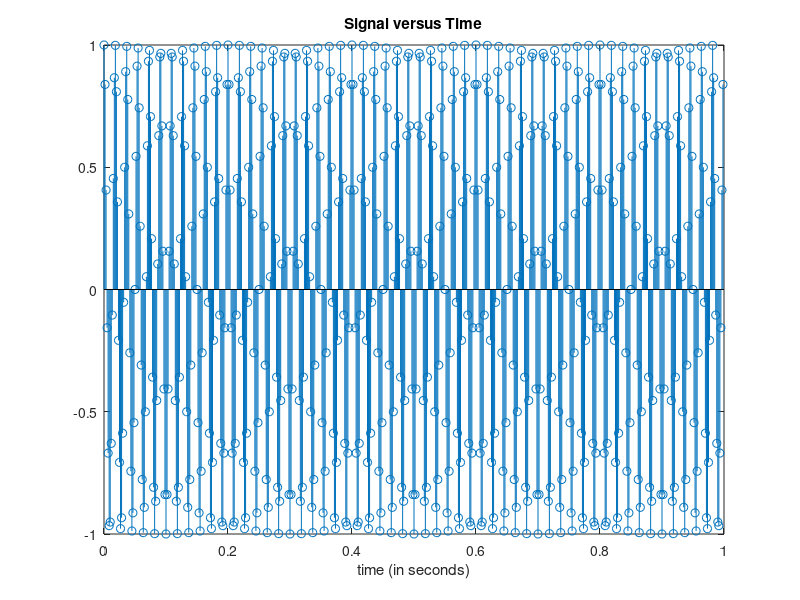

The MATLAB script that drew this image:
close all; clear all; clc;   
%%Time specifications:
Fs = 600;                   % samples per second
dt = 1/Fs;                   % seconds per sample
StopTime = 1;             % seconds
t = (0:dt:StopTime-dt)';     % seconds

%%Sine wave:
Fc = 55;                     % hertz
x = cos(2*pi*Fc*t);

% Plot the signal versus time:
figure;
stem(t,x);
xlabel('time (in seconds)');
title('Signal versus Time');
zoom xon;